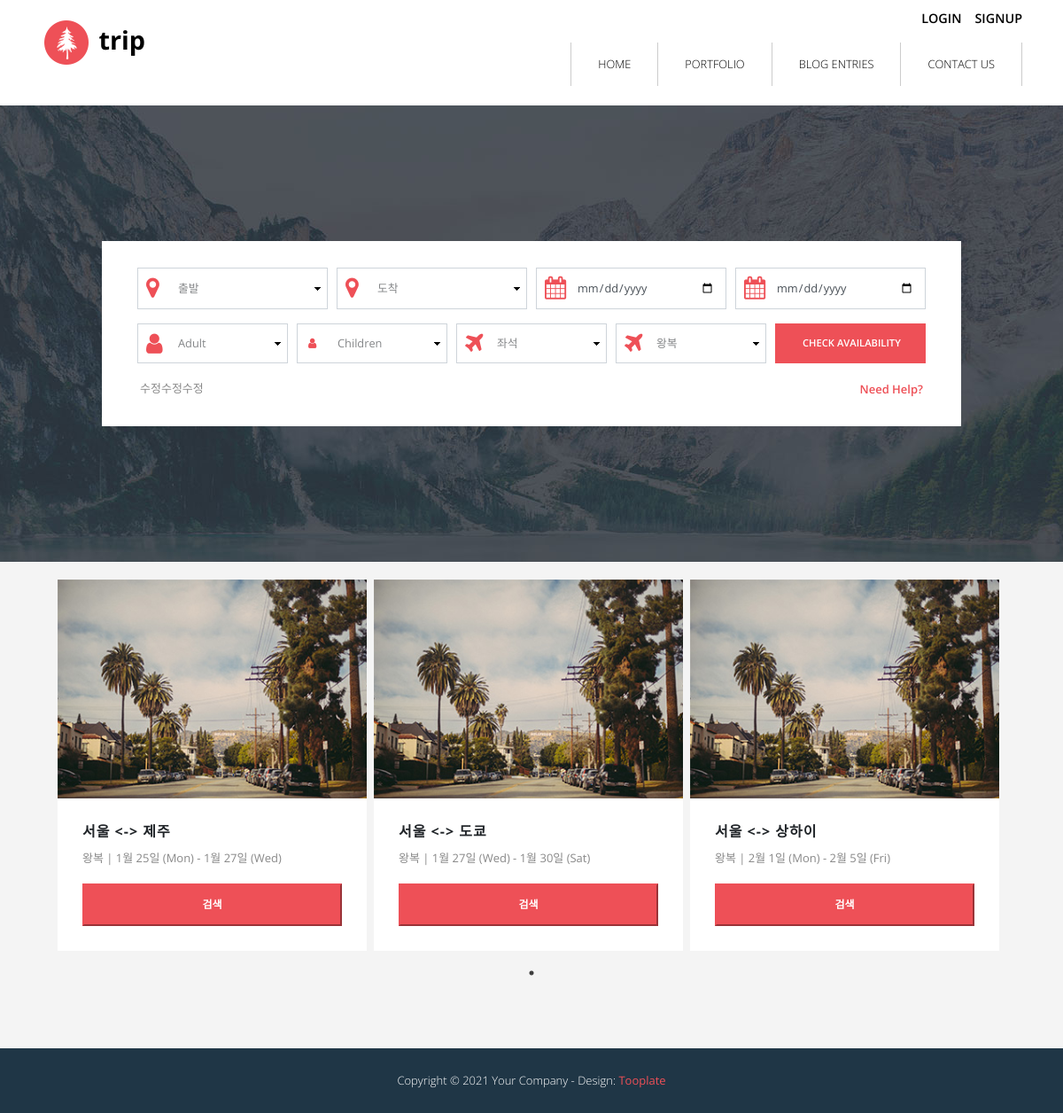
The page / on the database its author committed.
### air_app/models.py (models this page shows)
class Reservation(models.Model):
    objects = models.Manager()
    user_id = models.ForeignKey(User, on_delete = models.CASCADE, related_name="reservation")   # 유저 외래키
    go_ticket_id = models.ForeignKey(Ticket, on_delete=models.CASCADE, related_name="go_ticket", null=True)  # 가는편 외래키
    come_ticket_id = models.ForeignKey(Ticket, on_delete=models.CASCADE, related_name="come_ticket", null=True)    # 오는편 외래키
    reservation_date = models.DateField(auto_now_add=True)   # 예약날짜
    price = models.IntegerField()   # 결제금액

class Ticket(models.Model):
    objects = models.Manager()
    airline_id = models.ForeignKey(Airline, on_delete=models.CASCADE, related_name="ticket")   # 항공사 외래키
    departure_place = models.CharField(max_length=50)  # 출발지
    arrival_place = models.CharField(max_length=50)    # 도착지
    departure_airport = models.CharField(max_length=10)    # 출발공항(공항코드)
    arrival_airport = models.CharField(max_length=10)  # 도착공항(공항코드)
    departure_time = models.TimeField()    # 출발시간
    arrival_time = models.TimeField()   # 도착시간
    departure_data = models.DateField() # 출발날짜
    first_class_price = models.IntegerField()   # 일등석 가격
    business_class_price = models.IntegerField()    # 비즈니스 가격
    premium_price = models.IntegerField()   # 프리미엄 가격
    economy_price = models.IntegerField()   # 일반석 가격

### main_app/views.py (the view)
# urls.py: path('', views.indexViews, name='index'),
def indexViews(request):
    context = MainService().searchPlace()
    return render(request, 'index.html',context)

### main_app/templates/index.html (shortened to what this page needs)
{%extends "base.html"%}
{% load static %}
{%block content%}
            <div class="tm-section tm-bg-img" id="tm-section-1">
                <div class="tm-bg-white ie-container-width-fix-2">
                    <div class="container ie-h-align-center-fix">
                        <div class="row">
                            <div class="col-xs-12 ml-auto mr-auto ie-container-width-fix">
                                <form action="/air_app/searchList_go" method="POST" class="tm-search-form tm-section-pad-2">{% csrf_token %}
                                    <div class="form-row tm-search-form-row">
                                        <div class="form-group tm-form-element tm-form-element-100">
                                            <i class="fa fa-map-marker fa-2x tm-form-element-icon"></i>
                                            <select name="departure_place" type="text" class="form-control tm-select" id="departureCity" >
                                                <option value ="">출발</option>
                                            </select>
                                        </div>
                                        <div class="form-group tm-form-element tm-form-element-100">
                                            <i class="fa fa-map-marker fa-2x tm-form-element-icon"></i>
                                            <select name="arrival_place" type="text" class="form-control tm-select" id="arrivalCity" >
                                                <option value="">도착</option>
                                            </select>
                                        </div>
                                        <div class="form-group tm-form-element tm-form-element-50">
                                            <i class="fa fa-calendar fa-2x tm-form-element-icon"></i>
                                            <input name="departure_data" type="date" class="form-control" id="departure_data" placeholder="출발하는 날짜">
                                        </div>
                                        <div class="form-group tm-form-element tm-form-element-50">
                                            <i class="fa fa-calendar fa-2x tm-form-element-icon"></i>
                                            <input name="arrival_data" type="date" class="form-control" id="arrival_data" placeholder="도착하는 날짜">
                                        </div>
                                    </div>
                                    <div class="form-row tm-search-form-row">
                                        <div class="form-group tm-form-element tm-form-element-2">
                                            <select name="adult" class="form-control tm-select" id="adult">
                                                <option value="">Adult</option>
                                            </select>
                                            <i class="fa fa-2x fa-user tm-form-element-icon"></i>
                                        </div>
                                        <div class="form-group tm-form-element tm-form-element-2">
                                            <select name="children" class="form-control tm-select" id="children">
                                                <option value="">Children</option>
                                            </select>
                                            <i class="fa fa-user tm-form-element-icon tm-form-element-icon-small"></i>
                                        </div>
                                        <div class="form-group tm-form-element tm-form-element-2">
                                            <select name="seat" class="form-control tm-select" id="seat">
                                                <option value="">좌석</option>
                                            </select>
                                            <i class="fa fa-2x fa-plane tm-form-element-icon"></i>
                                        </div>
                                         <div class="form-group tm-form-element tm-form-element-2">
                                            <select name="section" class="form-control tm-select" id="section">
                                                <option value="round_trip">왕복</option>
                                            </select>
                                            <i class="fa fa-2x fa-plane tm-form-element-icon"></i>
                                        </div>
                                        <div class="form-group tm-form-element tm-form-element-2">
                                            <button type="submit" class="btn btn-primary tm-btn-search" onclick="return searchCheck()">Check Availability</button>
                                        </div>
                                      </div>
                                      <div class="form-row clearfix pl-2 pr-2 tm-fx-col-xs">
                                          <p class="tm-margin-b-0">수정수정수정</p>
                                          <a href="#" class="ie-10-ml-auto ml-auto mt-1 tm-font-semibold tm-color-primary">Need Help?</a>
                                      </div>
                                </form>
                            </div>
                        </div>
                    </div>
                </div>
            </div>
            <div class="tm-section tm-section-pad tm-bg-gray" id="tm-section-4">
                <div class="container">
                    <div class="row">
                        <div class="col-sm-12 col-md-12 col-lg-12 col-xl-12">
                            <div id="tm-article-carousel">
                                {% for rank in ranking_list %}
                                <article class="tm-bg-white mr-2 tm-carousel-item">
                                    <img src="{%static 'img/img-01.jpg'%}" alt="Image" class="img-fluid">
                                    <div class="tm-article-pad">
                                        <header><h3 class="text-uppercase tm-article-title-2">{{rank.go_ticket_id.departure_place}} &lt-&gt {{rank.go_ticket_id.arrival_place}}</h3></header>
                                        <p>왕복 | {{rank.go_ticket_id.departure_data | date:'n월 j일 (D)'}} - {{rank.come_ticket_id.departure_data | date:'n월 j일 (D)'}}</p>
                                        <form action="air_app/searchList_go" method="post">{% csrf_token %}
                                            <button type="submit" class="text-uppercase btn-primary tm-btn-primary">검색</a>
                                        </form>
                                    </div>
                                </article>
                                {% endfor %}
                            </div>
                        </div>
                    </div>
                </div>
            </div>
{%endblock content%}

### static/css/tooplate-style.css (style rules this page uses)
body { font-family: 'Open Sans', Helvetica, Arial, sans-serif; font-size: 13px; font-weight: 400; overflow-x: hidden; }
a, button { transition: all 0.3s ease; }
.tm-margin-b-0 { margin-bottom: 0; }
.tm-color-primary { color: #ee5057; }
.tm-bg-gray { background: #F4F4F4; }
.tm-bg-white { background: white; }
.tm-section-pad { padding: 30px 50px; }
.tm-section-pad-2 { padding: 30px 40px; }
.tm-article-pad { padding: 28px; }
.tm-font-semibold { font-weight: 600; }
p { color: #898989; line-height: 1.9; }
.tm-section { min-height: 515px; }
.tm-section-pad { padding-top: 20px; padding-bottom: 80px; }
#tm-section-1 { background-image: url('../img/bg-img-1.jpg'); height: 515px; }
.tm-bg-img { background-position: center center; background-repeat: no-repeat; background-size: cover; display: -webkit-box; display: -webkit-flex; display: -ms-flexbox; display: flex; -webkit-box-align: center; -webkit-align-items: center; -ms-flex-align: center; align-items: center; -webkit-box-pack: center; -webkit-justify-content: center; -ms-flex-pack: center; justify-content: center }
.form-control { border-radius: 0; padding: 0.6rem 0.75rem; }
.btn-primary { background-color: #ee5057; border-color: #ee5057; border-radius: 0; cursor: pointer; font-size: 0.7rem; font-weight: 600; padding: 13px 30px; text-transform: uppercase; }
.tm-search-form .tm-form-element { padding: 0 5px; }
.tm-form-element { position: relative; }
.tm-form-element:last-child { margin-right: 0; }
.tm-form-element-icon { color: #ee5057; position: absolute; top: 10px; left: 15px; }
.tm-form-element-icon-small { top: 16px; left: 18px; }
select.tm-select.form-control:not([size]):not([multiple]) { height: 100%; }
select:not([multiple]) { -webkit-appearance: none; -moz-appearance: none; background-position: right 50%; background-repeat: no-repeat; padding: .5em; padding-right: 1.5em }
.tm-select { border-radius: 0; color: #858789; }
.tm-search-form .form-control { font-size: 0.8rem; padding: 0.75rem 0.75rem 0.75rem 45px; }
.tm-search-form .tm-form-element { width: 25%; }
.tm-search-form .tm-form-element-2 { width: 20%; }
.tm-search-form-row { width: 900px; }
.tm-btn-search { width: 100%; }
.tm-article-title-2 { font-size: 1rem; font-weight: 700; letter-spacing: 1px; }
.tm-btn-primary { display: block; width: 100%; text-align: center; margin-left: auto; margin-right: auto; font-size: 0.75rem; }
.clearfix:after { content: " "; visibility: hidden; display: block; height: 0; clear: both; }

### rows shown on the page
Reservation: go_ticket_id.departure_place "서울", go_ticket_id.arrival_place "제주", go_ticket_id.departure_data "1월 25일 (Mon)", come_ticket_id.departure_data "1월 27일 (Wed)"
Reservation: go_ticket_id.departure_place "서울", go_ticket_id.arrival_place "도쿄", go_ticket_id.departure_data "1월 27일 (Wed)", come_ticket_id.departure_data "1월 30일 (Sat)"
Reservation: go_ticket_id.departure_place "서울", go_ticket_id.arrival_place "상하이", go_ticket_id.departure_data "2월 1일 (Mon)", come_ticket_id.departure_data "2월 5일 (Fri)"
